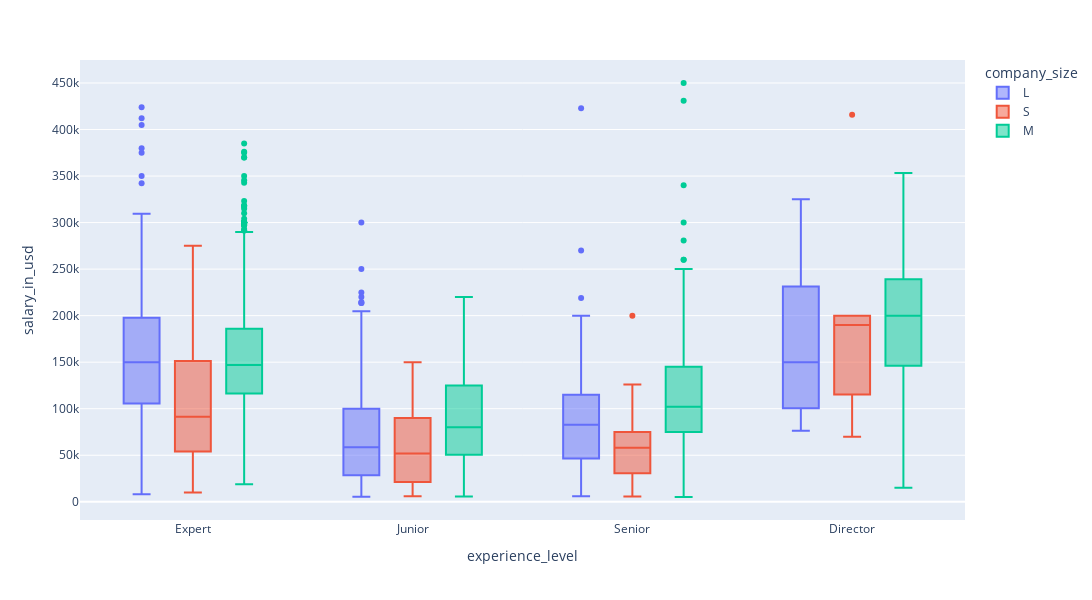

Notebook code cell kept with this figure:
### Markdown cell above
- appendix 2.`experience_level`별 `company_size`에 따른 연봉 분포

### Code cell
fig = px.box(original_df, x='experience_level', y='salary_in_usd', color='company_size', height=600, width=1100)

fig.show()

### Figure 1 — Plotly figure (JSON) as saved in the notebook; plotly's stock layout.template omitted (floating-point values rounded to 4 significant figures; data arrays with more than 128 entries replaced by an {"elided": "..."} marker saying what was removed)
{"data": [{"alignmentgroup": "True", "hovertemplate": "company_size=L<br>experience_level=%{x}<br>salary_in_usd=%{y}<extra></extra>", "legendgroup": "L", "marker": {"color": "#636efa"}, "name": "L", "notched": false, "offsetgroup": "L", "orientation": "v", "showlegend": true, "type": "box", "x": {"elided": "454 str values"}, "x0": " ", "xaxis": "x", "y": {"elided": "454 int values"}, "y0": " ", "yaxis": "y"}, {"alignmentgroup": "True", "hovertemplate": "company_size=S<br>experience_level=%{x}<br>salary_in_usd=%{y}<extra></extra>", "legendgroup": "S", "marker": {"color": "#EF553B"}, "name": "S", "notched": false, "offsetgroup": "S", "orientation": "v", "showlegend": true, "type": "box", "x": {"elided": "148 str values"}, "x0": " ", "xaxis": "x", "y": {"elided": "148 int values"}, "y0": " ", "yaxis": "y"}, {"alignmentgroup": "True", "hovertemplate": "company_size=M<br>experience_level=%{x}<br>salary_in_usd=%{y}<extra></extra>", "legendgroup": "M", "marker": {"color": "#00cc96"}, "name": "M", "notched": false, "offsetgroup": "M", "orientation": "v", "showlegend": true, "type": "box", "x": {"elided": "3153 str values"}, "x0": " ", "xaxis": "x", "y": {"elided": "3153 int values"}, "y0": " ", "yaxis": "y"}], "layout": {"boxmode": "group", "height": 600, "legend": {"title": {"text": "company_size"}, "tracegroupgap": 0}, "margin": {"t": 60}, "width": 1100, "xaxis": {"anchor": "y", "domain": [0, 1], "title": {"text": "experience_level"}}, "yaxis": {"anchor": "x", "domain": [0, 1], "title": {"text": "salary_in_usd"}}}}
